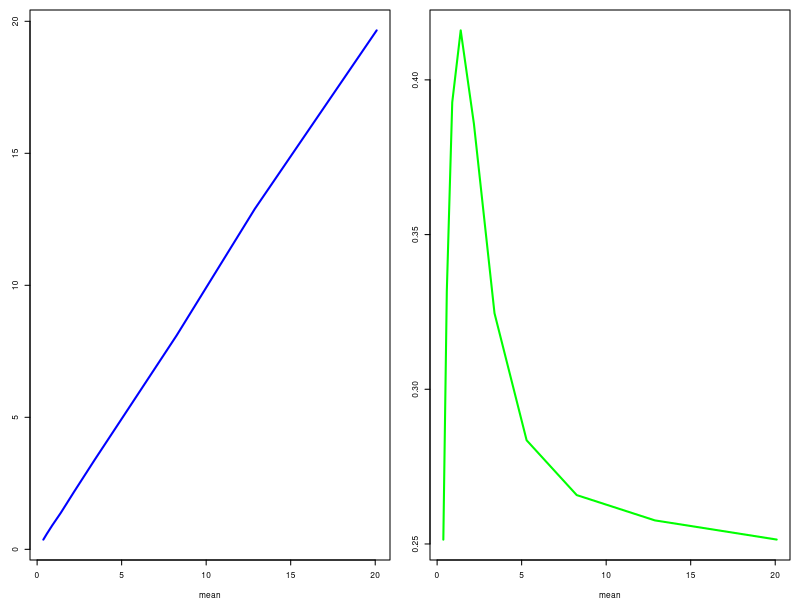
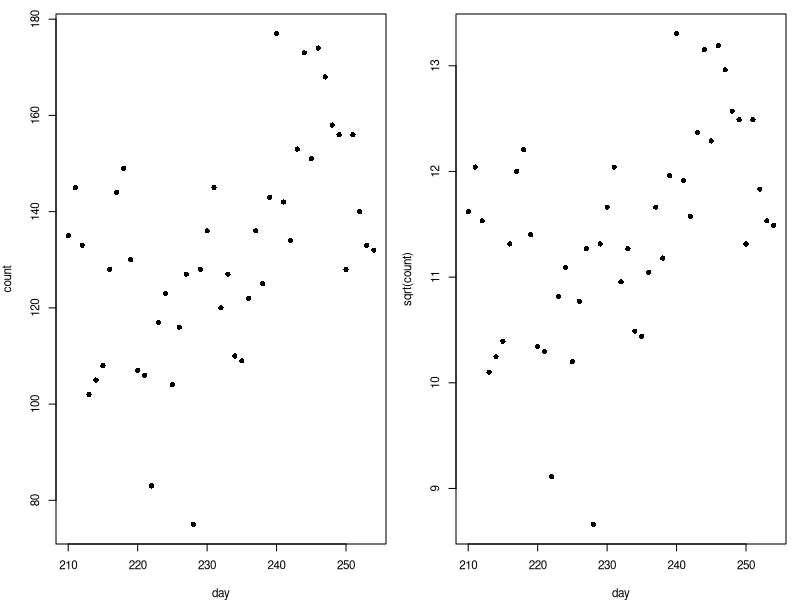
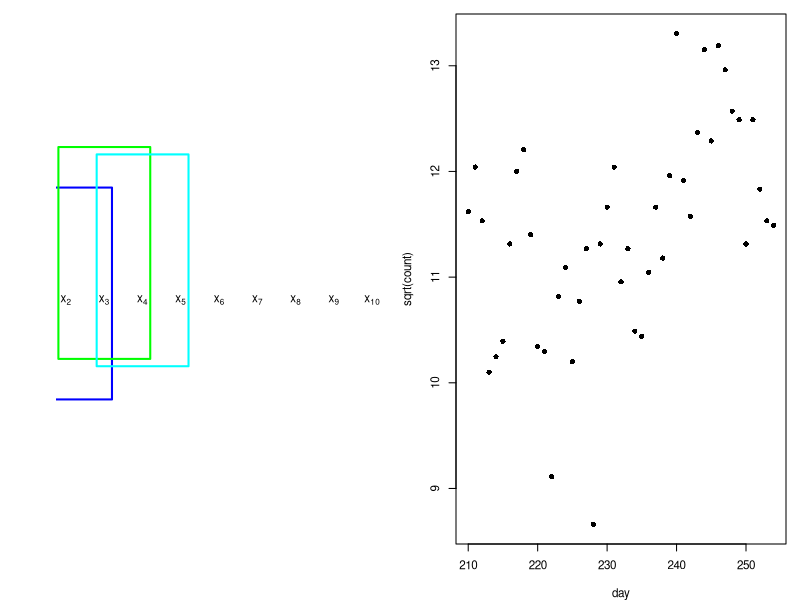
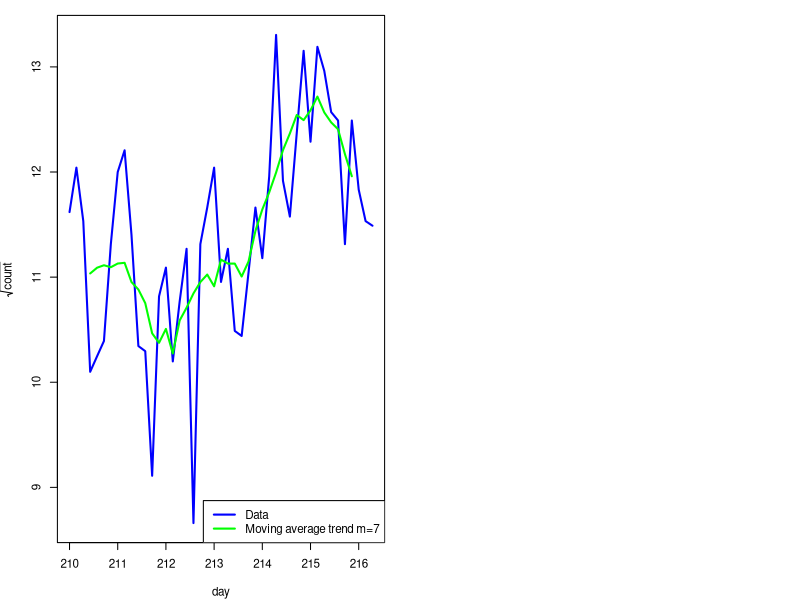

The R source for these figures, in order:
## ---- chunk 1
lambda = exp(seq(-1, 3, length=10))
v1 = sapply(lambda, function(x) var(rpois(10000,x)))
v2 = sapply(lambda, function(x) var(sqrt(rpois(10000,x))))
par(mfrow=c(1,2), mar=c(4,3,1,1), cex=0.5)
plot(lambda, v1, type="l", lty=1, lwd=2, col="blue", xlab="mean")
plot(lambda, v2, type="l", lty=1, lwd=2, col="green", xlab="mean")
#box("outer")
## ---- chunk 2
df = data.frame( count = c(1042, 1409, 1325, 1189, 1229, 1277, 
427, 135, 145, 133, 102, 105, 108, 128, 144, 149, 130, 107, 106, 
83, 117, 123, 104, 116, 127, 75, 128, 136, 145, 120, 127, 110, 
109, 122, 136, 125, 143, 177, 142, 134, 153, 173, 151, 174, 168, 
158, 156, 128, 156, 140, 133, 132, 4), day = c(203, 204, 205, 
206, 207, 208, 209, 210, 211, 212, 213, 214, 215, 216, 217, 218, 
219, 220, 221, 222, 223, 224, 225, 226, 227, 228, 229, 230, 231, 
232, 233, 234, 235, 236, 237, 238, 239, 240, 241, 242, 243, 244, 
245, 246, 247, 248, 249, 250, 251, 252, 253, 254, 255))
par(mar=c(4,4,1,1), cex=0.7)
df2 = subset(df, day>209 & day<255)
plot(count~day, data=df2, pch=16)
#box("outer")
## ---- chunk 3
par(mar=c(4,4,1,1), cex=0.7)
plot(sqrt(count)~day, data=df2, pch=16)
#box("outer")
## ---- chunk 4
Xbar = mean(df2$day)
Ybar = mean(sqrt(df2$count))
SSX = sum((df2$day-Xbar)^2)
SSXY = with(df2, sum((day-Xbar)*(sqrt(count)-Ybar)))
bhat = SSXY/SSX
ahat = Ybar - bhat*Xbar
RSS = with(df2, sum((sqrt(count)- ahat - bhat*day)^2))
s2 = RSS/(nrow(df2)-2)
## ---- chunk 5
plot.new()
par(mar=rep(1,4))
plot.window(c(1,10), c(1.5,2.5))
yi = 2
for(i in 1:10) text(i, yi, bquote(x[.(i)]))
fun = function(x, col) {
  jit = 0.1*runif(1)
  rect(x-1.2, yi+jit-0.2, x+1.2, yi+jit+0.2, border=col, lwd=2)
  }
fun(2, "blue")
fun(3, "green")
fun(4, "cyan")
## ---- chunk 6
par(mar=c(4,4,1,1), cex=0.7)
plot(sqrt(count)~day, data=df2, pch=16)
#box("outer")
## ---- chunk 7
par(mar=c(4,4,1,1)+.1, cex=0.7)
Y = ts(sqrt(df2$count), freq=7, start=min(df2$day))
plot(cbind(Y,T<-filter(Y, rep(1/7,7))), plot.type="single", col=c("blue", "green"), lwd=2, ylab=expression(sqrt(count)), xlab="day")
legend("bottomright", lty=1, col=c("blue", "green"), lwd=2, legend=c("Data", "Moving average trend m=7"))
## ---- chunk 8
require(xtable, quietly=TRUE)
print(xtable(t(df2[1:7,c(2,1)]), digits=0),floating=FALSE, include.colnames=FALSE, comment=FALSE)
## ---- chunk 9
mmat = function(x, m, d=0) {
  tmp = c(x, rep(NA, m - length(x)%%m))
  print(xtable((M=matrix(tmp, nrow=7)), digits=d), floating=FALSE, include.colnames=FALSE, comment=FALSE)
  invisible(M)
}
mmat(df2$count,7)
## ---- chunk 10
mmat(as.numeric(Y),7, 2)
## ---- chunk 11
mmat(as.numeric(T),7, 2)
## ---- chunk 12
M=mmat(as.numeric(Y-T),7, 2)
## ---- chunk 13
St = apply(M,1,mean,na.rm=TRUE)
print(xtable(matrix(St,nrow=1), digits=3),floating=FALSE, include.rownames=FALSE, comment=FALSE)
## ---- chunk 14
St = St - mean(St)
print(xtable(matrix(St,nrow=1), digits=3),floating=FALSE, include.rownames=FALSE, comment=FALSE)
